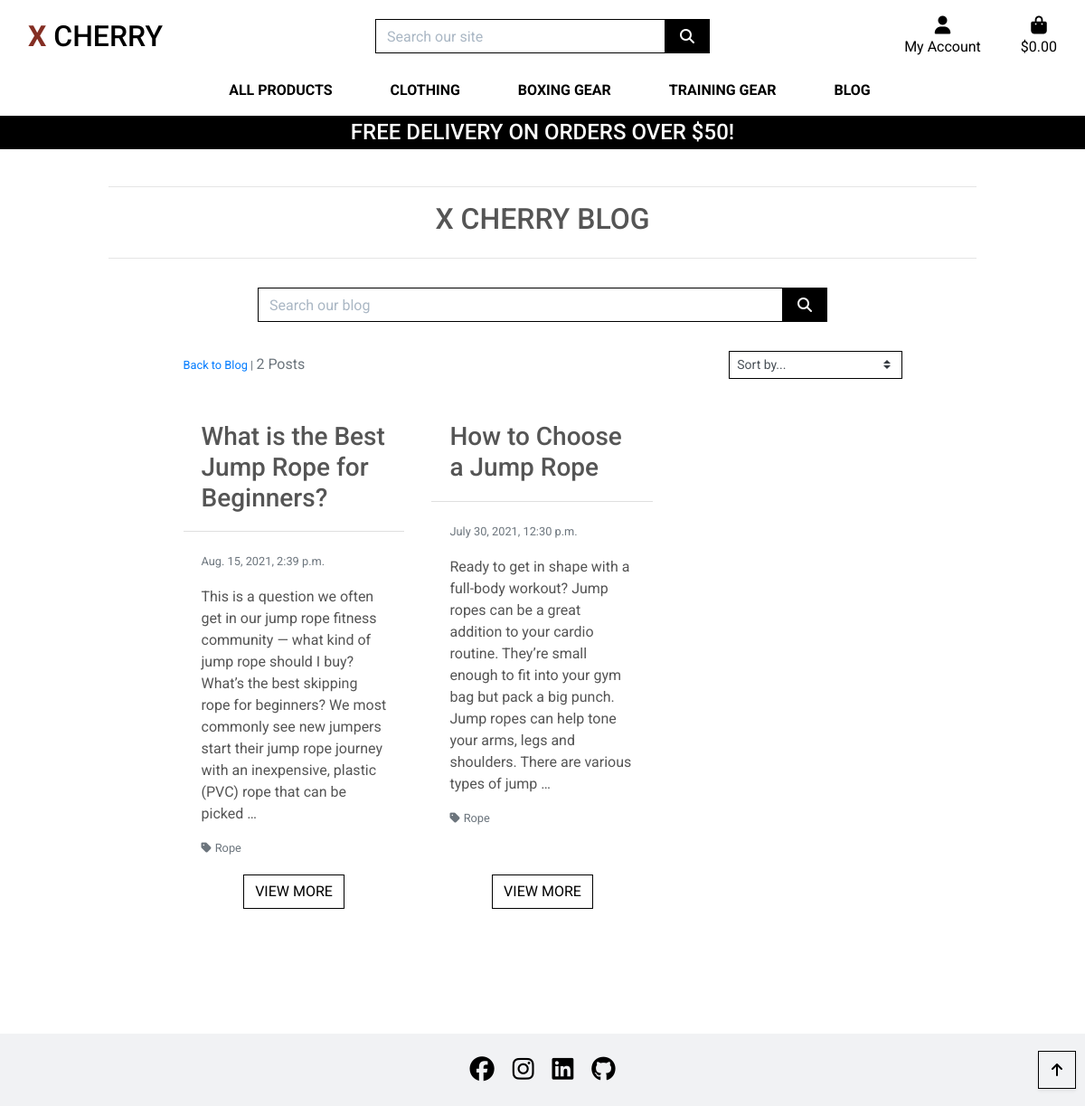
Page /blog/?category=rope on the earlier database version.
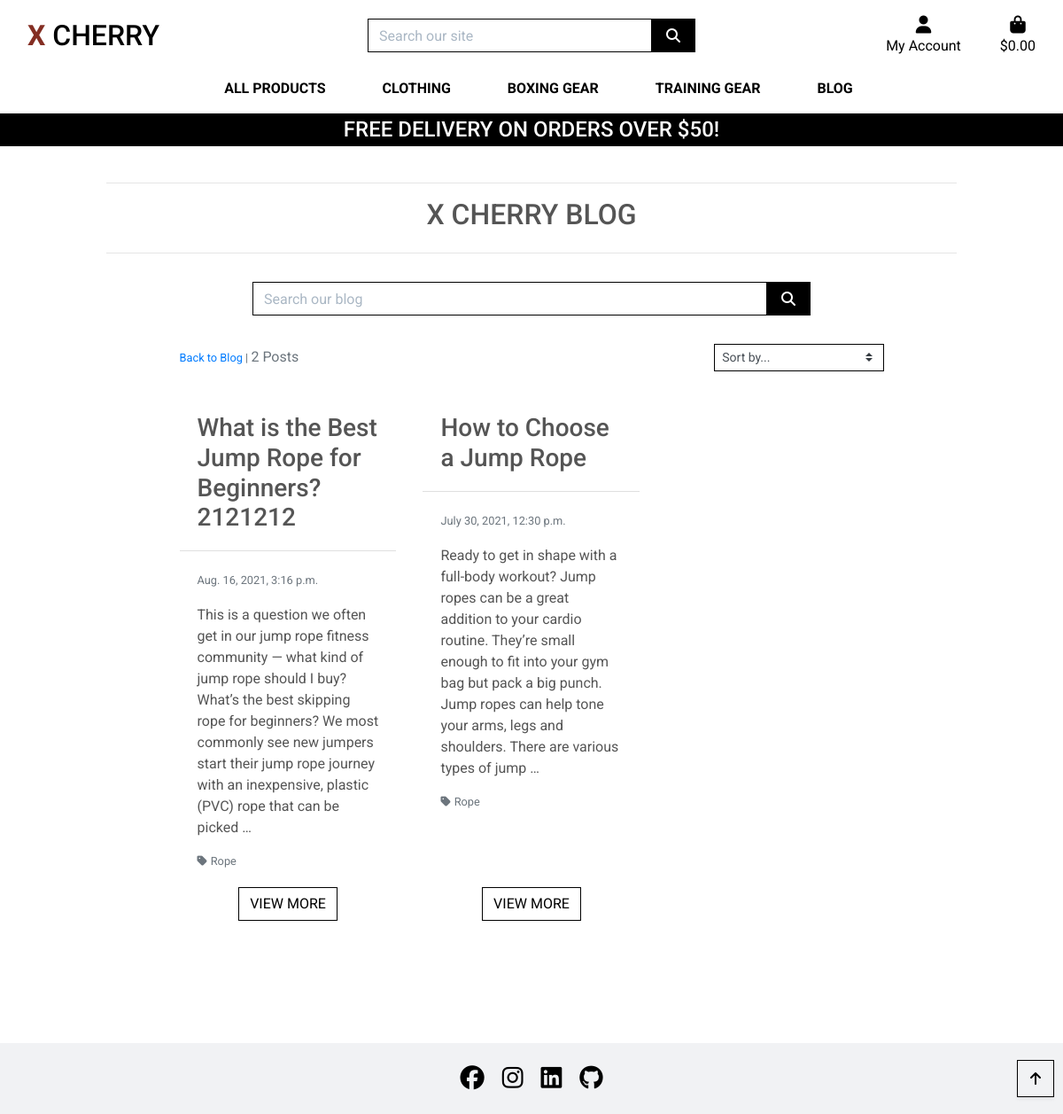
Same page on the later database version.
### blog/models.py (models this page shows, shortened)
class Post(models.Model):
    category = models.ForeignKey('Category', null=True, blank=False, on_delete=models.SET_NULL)
    title = models.CharField(max_length=254, null=True, blank=False)
    content = models.TextField()
    date = models.DateTimeField(auto_now=True)
    created_by = models.CharField(max_length=25, null=True, blank=False)
    class Meta:
        ordering = ['-date']

class Category(models.Model):
    class Meta:
        verbose_name_plural = 'Categories'
    name = models.CharField(max_length=254)
    friendly_name = models.CharField(max_length=254, null=True, blank=True)

### blog/views.py (the view, shortened to what this page needs)
# urls.py: path('', views.posts, name='posts'),
def posts(request):
    posts = Post.objects.all()
    query = None
    categories = None
    sort = None
    direction = None
    if request.GET:
        if 'category' in request.GET:
            categories = request.GET['category'].split(',')
            posts = posts.filter(category__name__in=categories)
            categories = Category.objects.filter(name__in=categories)
    current_sorting = f'{sort}_{direction}'
    context = {
        'posts': posts,
        'search_term': query,
        'current_categories': categories,
        'current_sorting': current_sorting,
        'page_title': 'Blog',
    }
    return render(request, "blog/blogs.html", context)

### bag/contexts.py (called while the page is built, shortened)
def bag_contents(request):
    bag_items = []
    total = 0
    product_count = 0
    bag = request.session.get('bag', {})
    if total < settings.FREE_DELIVERY_THRESHOLD:
        delivery = total * Decimal(settings.STANDARD_DELIVERY_PERCENTAGE/100)
        free_delivery_delta = settings.FREE_DELIVERY_THRESHOLD - total
    else:
        delivery = 0
        free_delivery_delta = 0
    grand_total = delivery + total
    context = {
        'bag_items': bag_items,
        'total': total,
        'product_count': product_count,
        'delivery': delivery,
        'free_delivery_delta': free_delivery_delta,
        'free_delivery_threshold': settings.FREE_DELIVERY_THRESHOLD,
        'grand_total': grand_total,
    }
    return context

### blog/templates/blog/blogs.html (shortened to what this page needs)
{% extends "base.html" %}
{% load static %}
{% block content %}
<div class="container blog-container mb-2">
    <div class="row">
        <div class="col text-center">
            <hr>
            <h2 class="logo-font mb-4">X Cherry Blog</h2>
            <hr>
        </div>
    </div>
    <div class="row mt-3">
        <div class="col-8 my-auto py-1 py-lg-0 offset-2 search-panel">
            <form method="GET" action="{% url 'posts' %}">
                <div class="input-group w-100">
                    <input class="form-control border border-black rounded-0" type="text" name="q"
                        placeholder="Search our blog">
                    <div class="input-group-append">
                        <button class="form-control btn btn-black border border-black rounded-0" type="submit">
                            <span class="icon">
                                <i class="fas fa-search"></i>
                            </span>
                        </button>
                    </div>
                </div>
            </form>
        </div>
    </div>
    <div class="row">
        <div class="post-container col-10 offset-1">
            <div class="row mt-1 mb-2">
                <div class="col-12 col-md-6 my-auto order-md-last d-flex justify-content-center justify-content-md-end">
                    <div class="sort-select-wrapper w-50">
                        <select id="sort-selector" class="custom-select custom-select-sm rounded-0 border border-{% if current_sorting != 'None_None' %}info{% else %}black{% endif %}">
                            <option value="reset" {% if current_sorting == 'None_None' %}selected{% endif %}>Sort by...</option>
                        </select>
                    </div>
                </div>
                <div class="col-12 col-md-6">
                    <p class="text-muted mt-3 text-center text-md-left order-md-first">
                        {% if search_term or current_categories or current_sorting != 'None_None' %}
                            <span class="small"><a href="{% url 'posts' %}">Back to Blog</a> | </span>
                        {% endif %}
                        {{ posts|length }} Posts{% if search_term %} found for <strong>"{{ search_term }}"</strong>{% endif %}
                    </p>
                </div>
            </div>
            <div class="row">
                {% for post in posts %}
                    <div class="col-12 col-lg-6 col-xl-4">
                        <div class="card h-100 border-0">
                            <div class="card-header bg-white"><h3>{{ post.title }}</h3></div>
                            <div class="card-body text-left">
                                <p><small class="text-muted">{{ post.date }}</small></p>
                                <p class="card-text">{{ post.content|truncatewords:50 }}</p>
                                {% if post.category %}
                                    <p class="small mt-1 mb-0">
                                        <a href="{% url 'posts' %}?category={{ post.category.name }}" class="text-muted">
                                            <i class="fas fa-tag mr-1"></i>{{ post.category.friendly_name }}
                                        </a>
                                    </p>
                                {% endif %}
                            </div>
                            <div class="card-footer bg-white pt-0 border-0 text-center mb-5">
                                <a href="{% url 'blog_post_detail' post.id %}" class="btn btn-outline-black rounded-0">
                                    <span class="text-uppercase">view more</span>
                                </a>
                            </div>
                        </div>
                    </div>
                {% endfor %}
            </div>
        </div>
    </div>
</div>
<div class="btt-button shadow-sm rounded-0 border border-black">
    <a class="btt-link d-flex h-100">
        <i class="fas fa-arrow-up text-black mx-auto my-auto"></i>
    </a>
</div>
{% endblock %}

Differences in the rows shown:
changed Post: title "What is the Best Jump Rope for Beginners?" → "What is the Best Jump Rope for Beginners?2121212"; date "Aug. 15, 2021, 2:39 p.m." → "Aug. 16, 2021, 3:16 p.m."
